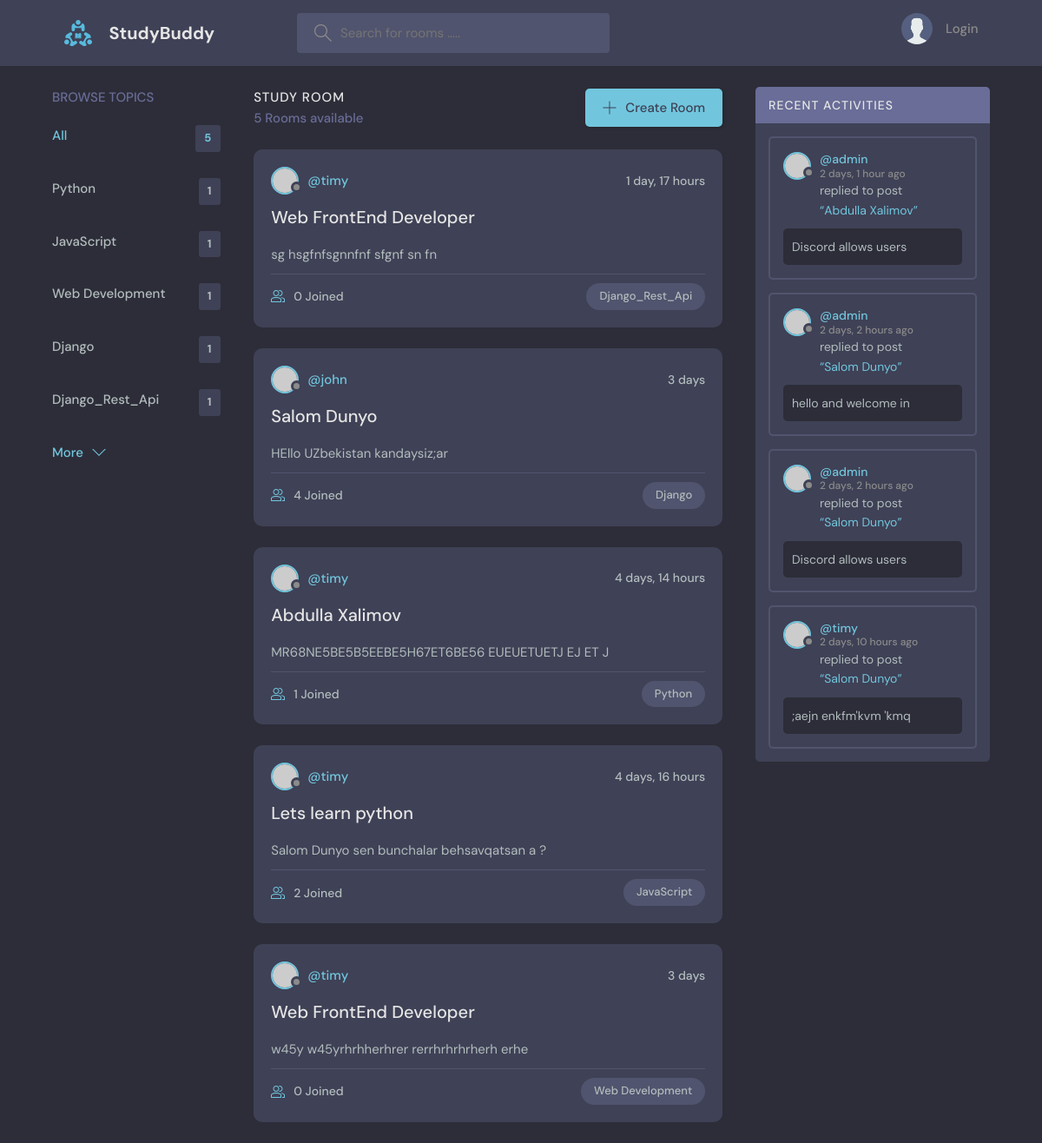
The page / on the database its author committed.
### base/models.py (models this page shows)
class Topic(models.Model):
    name = models.CharField(max_length=200)
    def __str__(self) -> str:
        return self.name

class Room(models.Model):
    host = models.ForeignKey(User, on_delete=models.SET_NULL, null=True)
    topic = models.ForeignKey(Topic, on_delete=models.SET_NULL, null=True)
    participants = models.ManyToManyField(User, related_name='participants', blank=True)
    name = models.CharField(max_length=200)
    description = models.TextField()
    updated = models.DateTimeField(auto_now=True)
    created = models.DateTimeField(auto_now_add=True)
    class Meta:
        ordering = ['-updated', '-created']
    def __str__(self) -> str:
        return self.name

class Message(models.Model):
    user = models.ForeignKey(User, on_delete=models.CASCADE)
    room = models.ForeignKey(Room, on_delete=models.CASCADE)
    body = models.TextField()
    updated = models.DateTimeField(auto_now=True)
    date = models.DateTimeField(auto_now_add=True)
    class Meta:
        ordering = ['-updated', '-date']
    def __str__(self):
        return self.body[0:20]

### base/views.py (the view)
# urls.py: path('', views.home, name='home'),
def home(request):
    q = request.GET.get('q') if request.GET.get('q') != None else ''
    rooms = Room.objects.filter(
        Q(topic__name__icontains=q) |
        Q(name__icontains=q) |
        Q(description__icontains=q)
    )
    topic = Topic.objects.all()
    room_count = rooms.count()
    room_messages = Message.objects.filter(Q(room__topic__name__icontains=q))
    context = {'rooms': rooms, 'topics': topic, 'room_count': room_count, 'room_messages': room_messages,
            }
    return render(request, 'home.html', context)

### base/templates/home.html (shortened to what this page needs)
{% extends 'main.html' %}
{% load static %}
{% block content %}
<main class="layout layout--3">
  <div class="container">
    {% include 'topics_component.html' %}
    <div class="roomList">
      <div class="roomList__header">
        <div>
          <h2>Study Room</h2>
          <p>{{room_count}} Rooms available</p>
        </div>
        <a class="btn btn--main" href="{% url 'create_room' %}">
          <svg
            version="1.1"
            xmlns="http://www.w3.org/2000/svg"
            width="32"
            height="32"
            viewBox="0 0 32 32">
            <title>add</title>
            <path
              d="M16.943 0.943h-1.885v14.115h-14.115v1.885h14.115v14.115h1.885v-14.115h14.115v-1.885h-14.115v-14.115z">
              </path>
          </svg>
          Create Room
        </a>
      </div>
      {% include 'feed_component.html' %}
    </div>
    {% include 'activity_component.html' %}
  </div>
</main>
{% endblock %}

### base/templates/topics_component.html
<div class="topics">
  <div class="topics__header">
    <h2>Browse Topics</h2>
  </div>
  <ul class="topics__list">
    <li>
      <a href="/" class="active">All <span>{{topics.count}}</span></a>
    </li>
    {% for topic in topics %}
    <li>
      <a href="{% url 'home' %}?q={{topic.name}}">{{topic.name}} <span>{{topic.room_set.all.count}} </span> </a>
    </li>
    {% endfor %}
  </ul>
  <a class="btn btn--link" href="topics.html">
    More
    <svg
      version="1.1"
      xmlns="http://www.w3.org/2000/svg"
      width="32"
      height="32"
      viewBox="0 0 32 32"
    >
      <title>chevron-down</title>
      <path d="M16 21l-13-13h-3l16 16 16-16h-3l-13 13z"></path>
    </svg>
  </a>
</div>

### base/templates/feed_component.html (shortened to what this page needs)
    {% for room in rooms %}
    <div class="roomListRoom">
      <div class="roomListRoom__header">
        <a href="{% url 'profile' room.host.id %}" class="roomListRoom__author">
          <div class="avatar avatar--small">
            <img src="https://randomuser.me/api/portraits/women/11.jpg" />
          </div>
          <span>@{{room.host.username}}</span>
        </a>
        <div class="roomListRoom__actions">
          <span>{{room.created|timesince}}</span>
        </div>
      </div>
      <div class="roomListRoom__content">
        <a href="{% url 'room' room.id %}">{{room.name}}</a>
        <p>
          {{room.description}}
        </p>
      </div>
      <div class="roomListRoom__meta">
        <a href="{% url 'room' room.id %}" class="roomListRoom__joined">
          {{ room.participants.all.count }} Joined
        </a>
        <p class="roomListRoom__topic">{{room.topic}}</p>
      </div>
    </div>
    {% endfor %}

### base/templates/activity_component.html (shortened to what this page needs)
<div class="activities">
  <div class="activities__header">
    <h2>Recent Activities</h2>
  </div>
  {% for message in room_messages %}
    <div class="activities__box">
      <div class="activities__boxHeader roomListRoom__header">
        <a href="{% url 'profile' message.user.id %}" class="roomListRoom__author">
          <div class="avatar avatar--small">
            <img src="https://randomuser.me/api/portraits/women/11.jpg" />
          </div>
          <p>
            @{{message.user}}
            <span>{{message.date|timesince}} ago</span>
          </p>
        </a>
      </div>
      <div class="activities__boxContent">
        <p>
          replied to post
          <a href="room.html">“{{message.room}}”
          </a>
        </p>
        <div class="activities__boxRoomContent">
          {{message}}
        </div>
      </div>
    </div>
  {% endfor %}
</div>

### rows shown on the page
Topic: name "Python", room_set.all.count "1"
Topic: name "JavaScript", room_set.all.count "1"
Topic: name "Web Development", room_set.all.count "1"
Topic: name "Django", room_set.all.count "1"
Topic: name "Django_Rest_Api", room_set.all.count "1"
Room: host.username "timy", created "1 day, 17 hours", name "Web FrontEnd Developer", description "sg hsgfnfsgnnfnf sfgnf sn fn", participants.all.count "0", topic "Django_Rest_Api"
Room: host.username "john", created "3 days", name "Salom Dunyo", description "HEllo UZbekistan kandaysiz;ar", participants.all.count "4", topic "Django"
Room: host.username "timy", created "4 days, 14 hours", name "Abdulla Xalimov", description "MR68NE5BE5B5EEBE5H67ET6BE56 EUEUETUETJ EJ ET J", participants.all.count "1", topic "Python"
Room: host.username "timy", created "4 days, 16 hours", name "Lets learn python", description "Salom Dunyo sen bunchalar behsavqatsan a ?", participants.all.count "2", topic "JavaScript"
Room: host.username "timy", created "3 days", name "Web FrontEnd Developer", description "w45y w45yrhrhherhrer rerrhrhrhrherh erhe", participants.all.count "0", topic "Web Development"
Message: user "admin", date "2 days, 1 hour", room "Abdulla Xalimov", body "Discord allows users"
Message: user "admin", date "2 days, 2 hours", room "Salom Dunyo", body "hello and welcome in"
Message: user "admin", date "2 days, 2 hours", room "Salom Dunyo", body "Discord allows users"
Message: user "timy", date "2 days, 10 hours", room "Salom Dunyo", body ";aejn enkfm'kvm 'kmq"

### other values the page prints
{{ topics.count }} "5"
{{ room_count }} "5"
